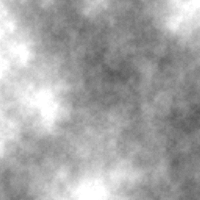
Frame 1 (no input)
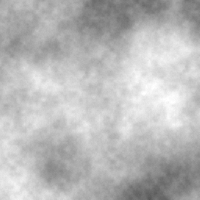
Frame 60 (the mouse pressed at the canvas centre just before this capture)
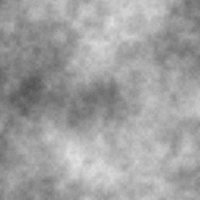
Frame 120 (the mouse held since frame 60 and released just before this capture)

The Processing sketch that drew these frames (run headless with seeded random() and noise(); from frame 60 on, the mouse is pressed at the canvas centre):

// Processing sketch: noise_3d
// ── noise_3d.pde
float increment = 0.01;
// The noise function's 3rd argument, a global variable that increments once per cycle
float zoff = 0.0;  
// We will increment zoff differently than xoff and yoff
float zincrement = 0.02; 

void setup() {
  size(200,200);
  frameRate(30);
}

void draw() {
  background(0);
  
  // Optional: adjust noise detail here
  noiseDetail(8,0.65f);
  
  loadPixels();

  float xoff = 0.0; // Start xoff at 0
  
  // For every x,y coordinate in a 2D space, calculate a noise value and produce a brightness value
  for (int x = 0; x < width; x++) {
    xoff += increment;   // Increment xoff 
    float yoff = 0.0;   // For every xoff, start yoff at 0
    for (int y = 0; y < height; y++) {
      yoff += increment; // Increment yoff
      
      // Calculate noise and scale by 255
      float bright = noise(xoff,yoff,zoff)*255;

      // Try using this line instead
      //float bright = random(0,255);
      
      // Set each pixel onscreen to a grayscale value
      pixels[x+y*width] = color(bright,bright,bright);
      
    
    }
  }
  updatePixels();
  
  zoff += zincrement; // Increment zoff
  
  
}
